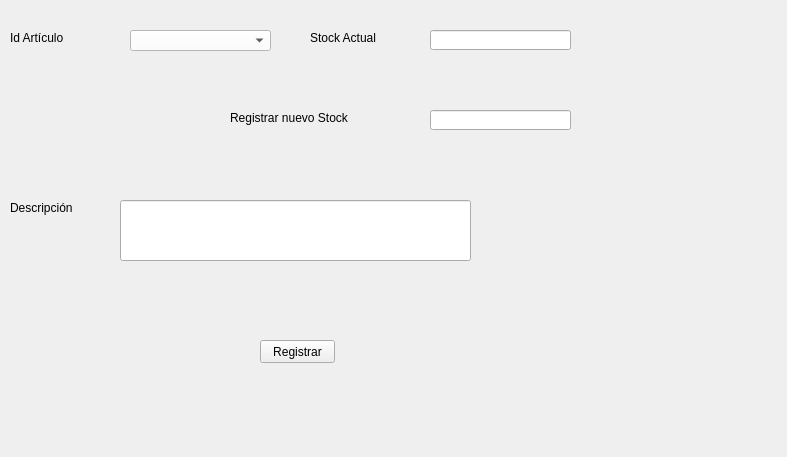
                   <widget class="QWidget" name="a_actualizaStock">
                    <property name="geometry">
                     <rect>
                      <x>0</x>
                      <y>0</y>
                      <width>787</width>
                      <height>457</height>
                     </rect>
                    </property>
                    <attribute name="label">
                     <string>Actualizar Stock</string>
                    </attribute>
                    <widget class="QLabel" name="label_24">
                     <property name="geometry">
                      <rect>
                       <x>10</x>
                       <y>30</y>
                       <width>151</width>
                       <height>16</height>
                      </rect>
                     </property>
                     <property name="text">
                      <string>Id Artículo</string>
                     </property>
                    </widget>
                    <widget class="QLabel" name="label_25">
                     <property name="geometry">
                      <rect>
                       <x>10</x>
                       <y>200</y>
                       <width>151</width>
                       <height>16</height>
                      </rect>
                     </property>
                     <property name="text">
                      <string>Descripción</string>
                     </property>
                    </widget>
                    <widget class="QLabel" name="label_26">
                     <property name="geometry">
                      <rect>
                       <x>310</x>
                       <y>30</y>
                       <width>151</width>
                       <height>16</height>
                      </rect>
                     </property>
                     <property name="text">
                      <string>Stock Actual</string>
                     </property>
                    </widget>
                    <widget class="QLabel" name="label_27">
                     <property name="geometry">
                      <rect>
                       <x>230</x>
                       <y>110</y>
                       <width>181</width>
                       <height>16</height>
                      </rect>
                     </property>
                     <property name="text">
                      <string>Registrar nuevo Stock</string>
                     </property>
                    </widget>
                    <widget class="QComboBox" name="cb_idarticulo_A">
                     <property name="geometry">
                      <rect>
                       <x>130</x>
                       <y>30</y>
                       <width>141</width>
                       <height>21</height>
                      </rect>
                     </property>
                     <property name="styleSheet">
                      <string notr="true">background-color: rgb(255, 255, 255);</string>
                     </property>
                    </widget>
                    <widget class="QLineEdit" name="le_stockactual_A">
                     <property name="geometry">
                      <rect>
                       <x>430</x>
                       <y>30</y>
                       <width>141</width>
                       <height>20</height>
                      </rect>
                     </property>
                     <property name="styleSheet">
                      <string notr="true">
font:87 10pt &quot;Arial Black&quot;;
color:rgb(255,255,255);

</string>
                     </property>
                     <property name="text">
                      <string/>
                     </property>
                    </widget>
                    <widget class="QLineEdit" name="le_registrarstock_A">
                     <property name="geometry">
                      <rect>
                       <x>430</x>
                       <y>110</y>
                       <width>141</width>
                       <height>20</height>
                      </rect>
                     </property>
                     <property name="styleSheet">
                      <string notr="true">
font:87 10pt &quot;Arial Black&quot;;
color:rgb(255,255,255);

</string>
                     </property>
                     <property name="text">
                      <string/>
                     </property>
                    </widget>
                    <widget class="QLineEdit" name="le_descripcion_AA">
                     <property name="geometry">
                      <rect>
                       <x>120</x>
                       <y>200</y>
                       <width>351</width>
                       <height>61</height>
                      </rect>
                     </property>
                     <property name="styleSheet">
                      <string notr="true">
font:87 10pt &quot;Arial Black&quot;;
color:rgb(255,255,255);

</string>
                     </property>
                     <property name="text">
                      <string/>
                     </property>
                    </widget>
                    <widget class="QPushButton" name="pushButton_2">
                     <property name="geometry">
                      <rect>
                       <x>260</x>
                       <y>340</y>
                       <width>75</width>
                       <height>23</height>
                      </rect>
                     </property>
                     <property name="text">
                      <string>Registrar</string>
                     </property>
                    </widget>
                   </widget>
